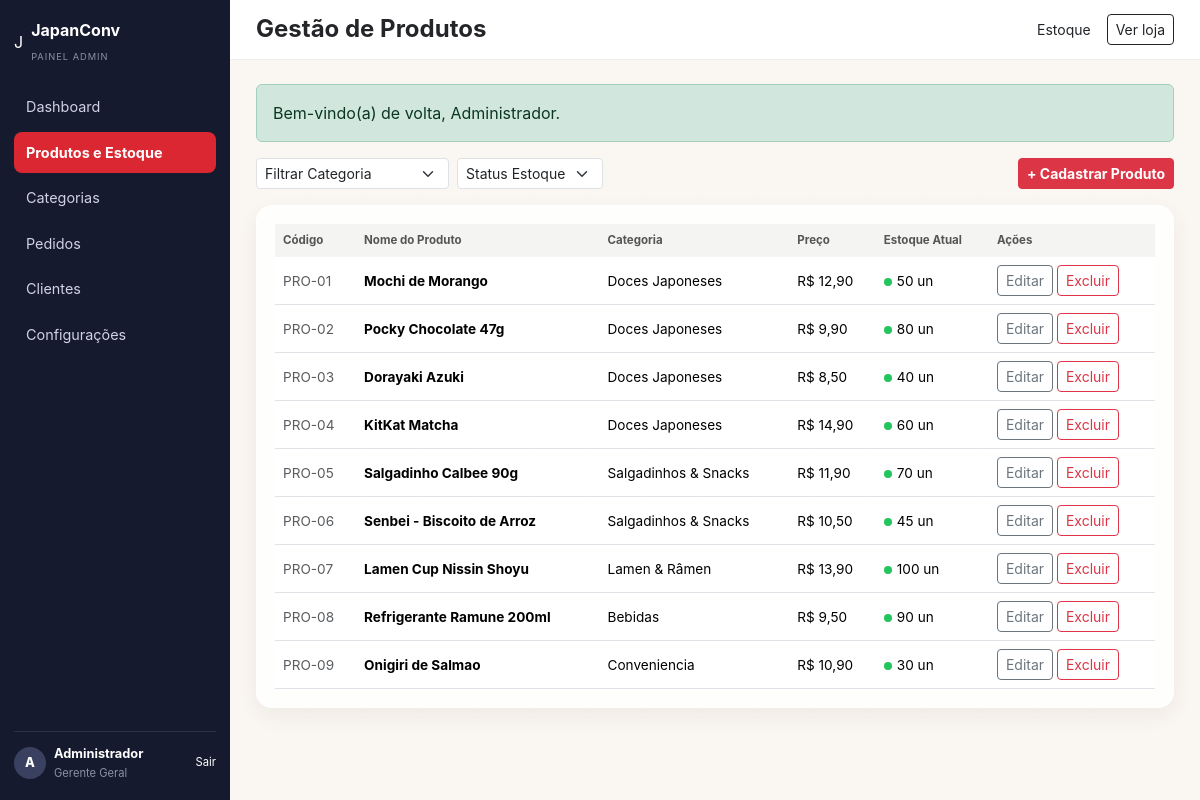
/admin/produtos.php (signed in), run on the app's committed database.
### tables this page shows
CREATE TABLE IF NOT EXISTS produtos (
  id INT AUTO_INCREMENT PRIMARY KEY,
  categoria_id INT NOT NULL,
  nome VARCHAR(120) NOT NULL,
  descricao TEXT,
  preco DECIMAL(10,2) NOT NULL,
  estoque INT NOT NULL DEFAULT 0,
  imagem VARCHAR(255) DEFAULT '🍱',
  destaque TINYINT(1) DEFAULT 0,
  ativo TINYINT(1) DEFAULT 1,
  criado_em TIMESTAMP DEFAULT CURRENT_TIMESTAMP,
  FOREIGN KEY (categoria_id) REFERENCES categorias(id) ON DELETE RESTRICT
);

CREATE TABLE IF NOT EXISTS categorias (
  id INT AUTO_INCREMENT PRIMARY KEY,
  nome VARCHAR(100) NOT NULL,
  descricao VARCHAR(255) DEFAULT NULL,
  icone VARCHAR(10) DEFAULT '🍱',
  criado_em TIMESTAMP DEFAULT CURRENT_TIMESTAMP
);

### includes/functions.php (called while the page is built, shortened)
<?php
function precoBR($v) { return 'R$ ' . number_format((float)$v, 2, ',', '.'); }
function e($s) { return htmlspecialchars((string)$s, ENT_QUOTES, 'UTF-8'); }

### admin/produtos.php (the view, shortened to what this page needs)
<?php
require_once __DIR__ . '/../includes/functions.php';
$fest = $_GET['fest'] ?? 'todos';
$where = []; $params = [];
$sql = "SELECT p.*, c.nome AS cat FROM produtos p JOIN categorias c ON c.id=p.categoria_id";
$sql .= " ORDER BY p.id";
$stmt = $pdo->prepare($sql); $stmt->execute($params);
$lista = $stmt->fetchAll();
include '_layout_top.php';
?>
<div class="d-flex gap-2 flex-wrap align-items-center mb-3">
  <form method="GET" class="d-flex gap-2 flex-wrap">
    <select name="fcat" class="form-select form-select-sm" style="width:auto" onchange="this.form.submit()">
      <option value="0">Filtrar Categoria</option>
    </select>
    <select name="fest" class="form-select form-select-sm" style="width:auto" onchange="this.form.submit()">
      <option value="todos" <?= $fest === 'todos' ? 'selected' : '' ?>>Status Estoque</option>
    </select>
  </form>
  <button class="btn btn-danger btn-sm ms-auto fw-bold" data-bs-toggle="collapse" data-bs-target="#formProd">+ Cadastrar Produto</button>
</div>
<div class="adm-card">
  <div class="table-responsive"><table class="table adm-table mb-0">
    <thead><tr><th>Código</th><th>Nome do Produto</th><th>Categoria</th><th>Preço</th><th>Estoque Atual</th><th>Ações</th></tr></thead>
    <tbody>
    <?php foreach ($lista as $p): ?>
      <tr>
        <td class="text-muted">PRO-<?= str_pad($p['id'], 2, '0', STR_PAD_LEFT) ?></td>
        <td><b><?= e($p['nome']) ?></b></td>
        <td><?= e($p['cat']) ?></td>
        <td><?= precoBR($p['preco']) ?></td>
        <td>
          <?php if ($p['estoque'] == 0): ?><span class="dot out"></span><span class="text-danger">0 un (Esgotado)</span>
          <?php elseif ($p['estoque'] <= 10): ?><span class="dot low"></span><?= $p['estoque'] ?> un (Crítico)
          <?php else: ?><span class="dot ok"></span><?= $p['estoque'] ?> un<?php endif; ?>
        </td>
        <td class="text-nowrap">
          <a href="produtos.php?edit=<?= $p['id'] ?>#formProd" class="btn btn-sm btn-outline-secondary" title="Editar">Editar</a>
          <a href="produtos.php?del=<?= $p['id'] ?>" class="btn btn-sm btn-outline-danger btn-excluir" title="Excluir">Excluir</a>
        </td>
      </tr>
    <?php endforeach; ?>
    </tbody>
  </table></div>
</div>
<?php include '_layout_bottom.php'; ?>

### assets/css/style.css (style rules this page uses)
:root { --bg:#f7f3ee; --surface:rgba(255,255,255,.68); --surface-strong:rgba(255,255,255,.88); --line:rgba(65,45,30,.09); --text:#242528; --muted:#777575; --red:#db2732; --red-dark:#b61924; --cream:#fff8ef; --shadow:0 14px 40px rgba(43,30,20,.08); --shadow-soft:0 8px 22px rgba(43,30,20,.06); --radius:20px; }
* { box-sizing:border-box }
html { scroll-behavior:smooth }
body { margin:0; font-family:Inter,Arial,sans-serif; color:var(--text); background: radial-gradient(900px 500px at 10% -10%, rgba(255,218,208,.55), transparent 60%), radial-gradient(900px 500px at 90% 10%, rgba(252,232,217,.75), transparent 62%), var(--bg); }
body:before { content:""; position:fixed; inset:0; pointer-events:none; opacity:.1; background-image:radial-gradient(rgba(0,0,0,.05) .7px, transparent .7px); background-size:7px 7px; }
a { text-decoration:none;color:inherit }
button,input { font:inherit }
button { cursor:pointer }
html,body { height:100% }
body { display:flex;flex-direction:column;min-height:100vh }
.adm-card { background:rgba(255,255,255,.82);border:1px solid rgba(255,255,255,.8); border-radius:16px;padding:18px;box-shadow:var(--shadow-soft) }
.adm-table thead th { background:rgba(0,0,0,.04);font-size:.72rem;color:#555;border:none }
.adm-table tbody td { font-size:.85rem;vertical-align:middle }
.adm-body { background:#faf6f1 }
.dot { display:inline-block;width:8px;height:8px;border-radius:50%;margin-right:5px }
.dot.ok { background:#22c55e }

### data on the page
produtos: id "01", nome "Mochi de Morango", categoria.nome "Doces Japoneses", preco "R$ 12,90", estoque "50"
produtos: id "02", nome "Pocky Chocolate 47g", categoria.nome "Doces Japoneses", preco "R$ 9,90", estoque "80"
produtos: id "03", nome "Dorayaki Azuki", categoria.nome "Doces Japoneses", preco "R$ 8,50", estoque "40"
produtos: id "04", nome "KitKat Matcha", categoria.nome "Doces Japoneses", preco "R$ 14,90", estoque "60"
produtos: id "05", nome "Salgadinho Calbee 90g", categoria.nome "Salgadinhos & Snacks", preco "R$ 11,90", estoque "70"
produtos: id "06", nome "Senbei - Biscoito de Arroz", categoria.nome "Salgadinhos & Snacks", preco "R$ 10,50", estoque "45"
produtos: id "07", nome "Lamen Cup Nissin Shoyu", categoria.nome "Lamen & Râmen", preco "R$ 13,90", estoque "100"
produtos: id "08", nome "Refrigerante Ramune 200ml", categoria.nome "Bebidas", preco "R$ 9,50", estoque "90"
produtos: id "09", nome "Onigiri de Salmao", categoria.nome "Conveniencia", preco "R$ 10,90", estoque "30"

### other printed values
mb_strtoupper(mb_substr($_SESSION['usuario_nome'] ?? 'A', 0, 1)) "A"
$_SESSION['usuario_nome'] "Administrador"
$titulo "Gestão de Produtos"
$m "Bem-vindo(a) de volta, Administrador."
